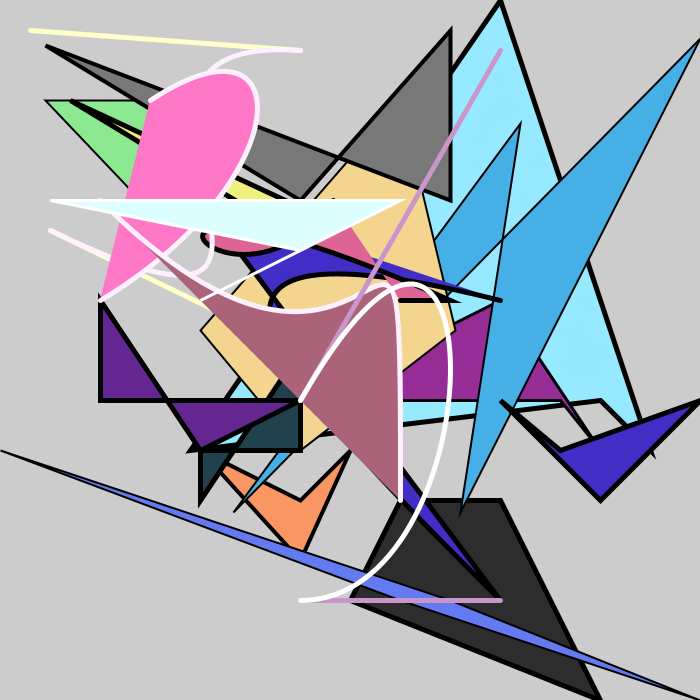
Frame 1 (no input)
Frame 60 (the mouse pressed at the canvas centre just before this capture): identical to frame 1, image omitted
Frame 120 (the mouse held since frame 60 and released just before this capture): identical to frame 1, image omitted

The Processing sketch that drew this single still picture (run headless with seeded random() and noise(); from frame 60 on, the mouse is pressed at the canvas centre):

// Processing sketch: Estherchen7
// ── Estherchen7.pde
/**
  Assignment: MakeChap3
  Student: Esther Chen
  Pasadena City College, Fall 2024
  Course Name: DMA60 Creative Coding
  Prof. George McKinney
  Project Description: This program draws a grid of colored circles which continously changes colors.
  Last Modified: September 10, 2024
  */

void setup() {
    size(700,700);

strokeWeight(2);
fill(140,233,145);
beginShape();// Define the first vertex
vertex(200, 100); // Define the second vertex
vertex(160, 100); // Define the third vertex
vertex(140, 200);
vertex(45, 100);
endShape(CLOSE); 


strokeWeight(5);
fill(240,240,125);
beginShape();// Define the first vertex
vertex(400, 300); // Define the second vertex
vertex(450, 200); // Define the third vertex
vertex(500, 300);
vertex(70, 100);
endShape(CLOSE); 

strokeWeight(5);
fill(150,233,300);
beginShape();// Define the first vertex
vertex(500, 0); // Define the second vertex
vertex(650, 450); // Define the third vertex
vertex(600, 400);
vertex(190, 450);
endShape(CLOSE); 


strokeWeight(5);
fill(45,45,45);
beginShape();// Define the first vertex
vertex(400,500); // Define the second vertex
vertex(350, 600); // Define the third vertex
vertex(600, 700);
vertex(500, 500);
endShape(CLOSE); 


strokeWeight(3);
fill(150,45,150);
beginShape();// Define the first vertex
vertex(300,400); // Define the second vertex
vertex(500,300); // Define the third vertex
vertex(600, 450);
vertex(560, 400);
endShape(CLOSE); 


strokeWeight(4);
fill(250,150,100);
beginShape();// Define the first vertex
vertex(350,450); // Define the second vertex
vertex(300, 560); // Define the third vertex
vertex(200, 450);
vertex(300, 500);
endShape(CLOSE); 


strokeWeight(2);
fill(70,175,230);
beginShape();// Define the first vertex
vertex(233,512); // Define the second vertex
vertex(700, 38); // Define the third vertex
vertex(460, 512);
vertex(520, 123);
endShape(CLOSE); 

strokeWeight(2);
fill(100,122,240);
beginShape();
vertex(0,450); // Define the first vertex
vertex(400,600); // Define the second vertex
vertex(700,700); 
vertex(450,600);
endShape(CLOSE); 

strokeWeight(2);
fill(244,213,144);
beginShape();// Define the first vertex
vertex(455,330); // Define the second vertex
vertex(300,450);
vertex(200,330);
vertex(400,100);
endShape(CLOSE); 

strokeWeight(4);
fill(120,120,120);
beginShape();// Define the first vertex
vertex(300,200); // Define the second vertex
vertex(450,30); // Define the third vertex
vertex(450,200);
vertex(45,45 );
endShape(CLOSE); 


strokeWeight(5);
fill(33,66,77);
beginShape();// Define the first vertex
vertex(200,500); // Define the second vertex
vertex(300,350); // Define the third vertex
vertex(300,450);
vertex(200,450);
endShape(CLOSE); 

strokeWeight(5);
fill(100,39,145);
beginShape();// Define the first vertex
vertex(300,400); // Define the second vertex
vertex(200,450); // Define the third vertex
vertex(100,300);
vertex(100,400);
endShape(CLOSE); 

strokeWeight(5);
fill(66,45,199);
beginShape();// Define the first vertex
vertex(700,400); // Define the second vertex
vertex(560,450); // Define the third vertex
vertex(500,400);
vertex(600,500);
endShape(CLOSE); 


beginShape();
vertex(500,300); // Start point
bezierVertex(100,200,300,400,500,600); // Quadratic Bezier curve
vertex(200,200); // End point
endShape();

int x1 = 333;
int y1 = 200;
int x2 = 450;
int y2 = 300;
int x3 = 400;
int y3 = 300;
int cx1 = 230;
int cy1 = 350;
int cx2 = 50;
int cy2 = 120;
fill(222,100,150);
beginShape();
vertex(x1, y1); // Start point
bezierVertex(cx1, cy1, cx2, cy2, x2, y2); // Quadratic Bezier curve
vertex(x3, y3); // End point
endShape();

noFill();
stroke(2100,300,200);
line(300, 50, 30, 30);
line(400, 400, 50, 230);
stroke(300,240,300);
bezier(300,50,30,30,400,400,50,230);


fill(300,120,200);
beginShape();
vertex(150,100);
bezierVertex(300,0,300,180,100,300);
endShape();


fill(170,99,120);
beginShape();
vertex(400,500);
bezierVertex(400,45,400,500,100,200);
endShape();

noFill();
stroke(200,150,200);
line(300,400,500,50);
line(500,600,300,600);
stroke(1000,2000,3000);
bezier(300,400,500,50,500,600,300,600);


strokeWeight(3);
fill(222,333,444);
beginShape();// Define the first vertex
vertex(400, 200); // Define the second vertex
vertex(200, 300); // Define the third vertex
vertex(300, 250);
vertex(50, 200);
endShape(CLOSE); 
}

 


void draw() {
  
}
